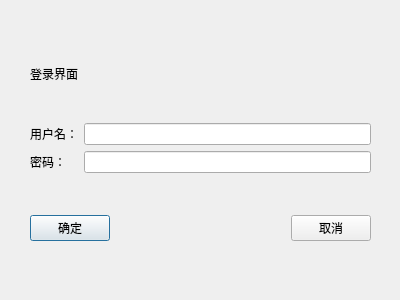
<?xml version="1.0" encoding="UTF-8"?>
<ui version="4.0">
 <class>LoginDialog</class>
 <widget class="QDialog" name="LoginDialog">
  <property name="geometry">
   <rect>
    <x>0</x>
    <y>0</y>
    <width>400</width>
    <height>300</height>
   </rect>
  </property>
  <property name="windowTitle">
   <string>Dialog</string>
  </property>
  <widget class="QWidget" name="verticalLayoutWidget">
   <property name="geometry">
    <rect>
     <x>30</x>
     <y>30</y>
     <width>341</width>
     <height>211</height>
    </rect>
   </property>
   <layout class="QVBoxLayout" name="verticalLayout">
    <item>
     <widget class="QLabel" name="label">
      <property name="text">
       <string>登录界面</string>
      </property>
     </widget>
    </item>
    <item>
     <layout class="QFormLayout" name="formLayout">
      <item row="0" column="0">
       <widget class="QLabel" name="UserId">
        <property name="text">
         <string>用户名：</string>
        </property>
       </widget>
      </item>
      <item row="0" column="1">
       <widget class="QLineEdit" name="InputUserId"/>
      </item>
      <item row="1" column="0">
       <widget class="QLabel" name="UserPassword">
        <property name="text">
         <string>密码：</string>
        </property>
       </widget>
      </item>
      <item row="1" column="1">
       <widget class="QLineEdit" name="InputUserPassword">
        <property name="echoMode">
         <enum>QLineEdit::Password</enum>
        </property>
       </widget>
      </item>
     </layout>
    </item>
    <item>
     <layout class="QHBoxLayout" name="horizontalLayout">
      <item>
       <widget class="QPushButton" name="Surebutton">
        <property name="text">
         <string>确定</string>
        </property>
       </widget>
      </item>
      <item>
       <spacer name="horizontalSpacer">
        <property name="orientation">
         <enum>Qt::Horizontal</enum>
        </property>
        <property name="sizeHint" stdset="0">
         <size>
          <width>40</width>
          <height>20</height>
         </size>
        </property>
       </spacer>
      </item>
      <item>
       <widget class="QPushButton" name="Nobutton">
        <property name="text">
         <string>取消</string>
        </property>
       </widget>
      </item>
     </layout>
    </item>
   </layout>
  </widget>
 </widget>
 <resources/>
 <connections/>
</ui>
